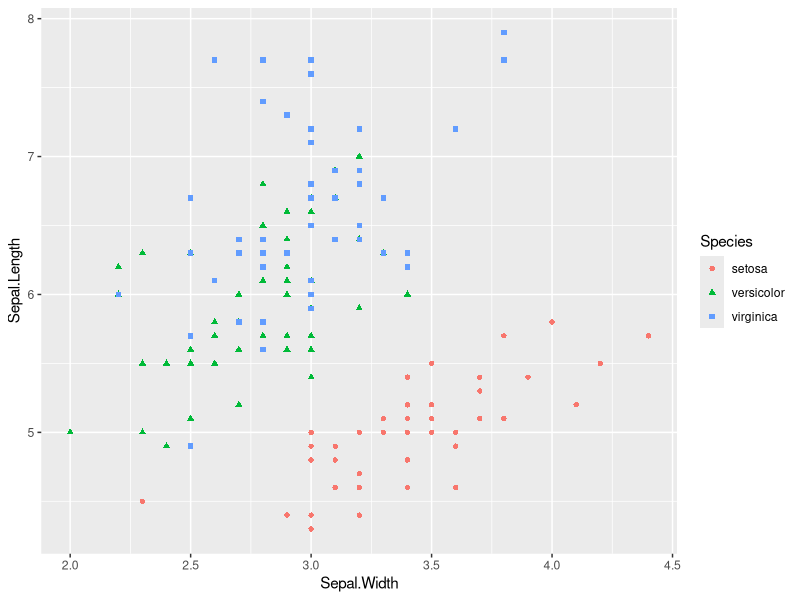
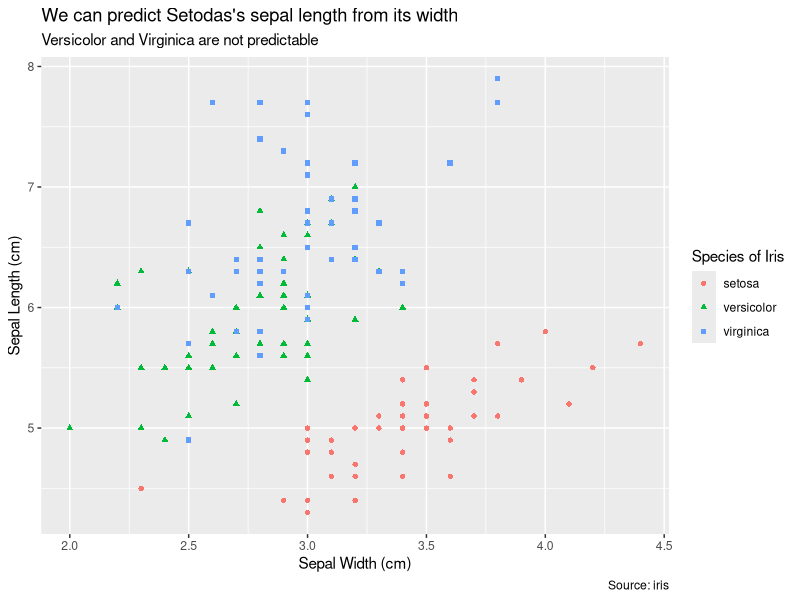
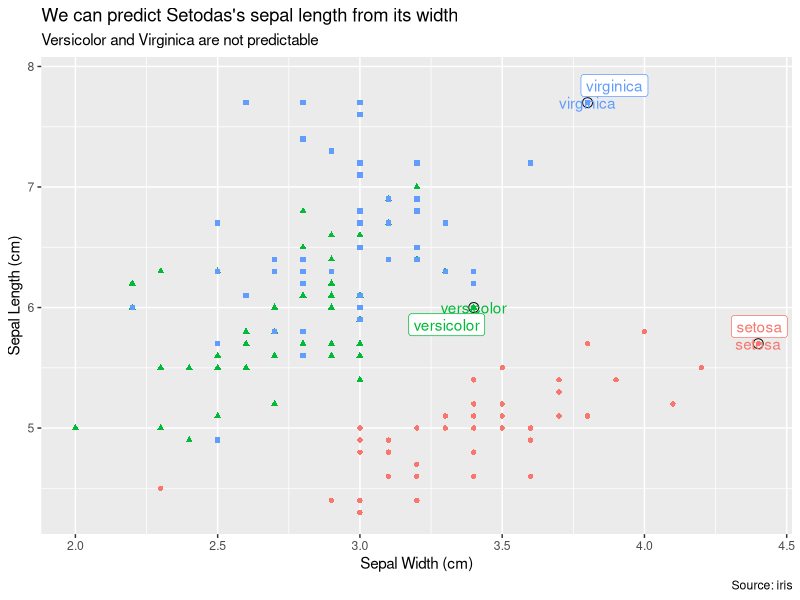

The R source for these figures, in order: (Note: this script raises an error after producing the figures.)
library(tidyverse)
install.packages("ggrepel")
library(ggrepel)

iris
head(iris)
tail(iris)
view(iris)

ggplot(data = iris, mapping = aes(x = Sepal.Width, y = Sepal.Length, color = Species, shape = Species)) +
  geom_point()

ggplot(data = iris, mapping = aes(x = Sepal.Width,
                                  y = Sepal.Length,
                                  color = Species,
                                  shape = Species)) +
  geom_point() +
  labs(x = "Sepal Width (cm)",
       y = "Sepal Length (cm)",
       title = "We can predict Setodas's sepal length from its width",
       subtitle = "Versicolor and Virginica are not predictable",
       caption = "Source: iris",
       shape = "Species of Iris",
       color = "Species of Iris")

# When you change the shape and the color of the legend, it makes it one legend instead of two

best_flower <- iris %>%
  group_by(Species) %>%
  filter(row_number(desc(Sepal.Width)) == 1)
head(best_flower)

ggplot(data = iris, mapping = aes(x = Sepal.Width,
                                  y = Sepal.Length)) +
  geom_point(aes(color = Species, shape = Species)) +
  geom_point(size = 3, shape = 1, color = "black", data = best_flower) +
  ggrepel::geom_label_repel(aes(color = Species, label = Species), data = best_flower) +
  geom_text(aes(color = Species, label = Species), data = best_flower) +
  labs(x = "Sepal Width (cm)",
       y = "Sepal Length (cm)",
       title = "We can predict Setodas's sepal length from its width",
       subtitle = "Versicolor and Virginica are not predictable",
       caption = "Source: iris") +
  theme(legend.position = "none")

label_data <- tibble(
  Speal.Width = 2.55,
  Sepal.Length = 4.5,
  label = "My Favorite Flower"
)

arrow_data <- data.frame(x1 = 2.5, y1 = 4.5, x2 = 2.35, y2 = 4.5)

ggplot(data = iris, mapping = aes(x = Sepal.Width, y = Sepal.Length)) +
  geom_point(aes(color = Species)) +
  geom_segment(aes(x = x1, y = y1, xend = x2, yend = y2), color = "purple", data = arrow_data, arrow = arrow(length = unit(0.1, "in"))) +
  geom_point(size = 3, shape = 1, color = "black", data = best_flower) +
  geom_text(aes(label = label), data = label_data, vjust = "center", hjust = "left") +
  ggrepel::geom_label_repel(aes(label = Species, color = Species), data = best_flower) +
  labs(x = "Sepal Width (cm)",
       y = "Sepal Length (cm)",
       title = "We can predict Setosa's sepal length from its width",
       subtitle = "Versicolor and Virginica are not predictable",
       caption = "Source: iris") +
  theme(legend.position = "none")

ggplot(data = iris, mapping = aes(x=Sepal.Width, 
                                  y = Sepal.Length, 
                                  color = Species,
                                  shape = Species)) +
  geom_point() +
  scale_shape_manual(values =  c(1, 5, 7)) +
  scale_x_log10() + scale_y_log10() +
  scale_color_manual(values = c("purple", "darkorange", "blue"))

ggplot(data = iris, mapping = aes(x=Sepal.Width, 
                                  y = Sepal.Length, 
                                  color = Species,
                                  shape = Species),
       size = 5) +
  geom_point() +
  scale_color_brewer(palette = "Set1") 

ggplot(data = iris, mapping = aes(x=Sepal.Width, 
                                  y = Sepal.Length, 
                                  color = Species,
                                  shape = Species),
       size = 5) +
  geom_point() +
  coord_cartesian(xlim = c(2,4), ylim = c(5,7), expand = FALSE) +
  scale_color_brewer(palette = "Set1") 

ggplot(data = iris, mapping = aes(x=Sepal.Width, 
                                  y = Sepal.Length, 
                                  color = Species,
                                  shape = Species)) +
  geom_point() +
  scale_shape_manual(values =  c(1, 5, 7)) +
  scale_x_log10() +
  scale_y_log10() +
  scale_color_manual(values = c(setosa = "purple", versicolor = "darkorange", virginica = "blue")) +
  labs(x = "Sepal Width (cm)",
       y = "Sepal Length (cm)",
       title = "This is where I would put a title") +
  theme(plot.title = element_text(hjust = .5))

ggplot(data = iris, mapping = aes(x = Sepal.Width, 
                                  y = Sepal.Length, color = Species, shape = Species)) +
  geom_point() +
  scale_shape_manual(values =  c(1, 5, 7)) +
  scale_x_log10() +
  scale_y_log10() +
  scale_color_manual(values = c("purple", "orange", "blue")) +
  labs(x = "Sepal Width (cm)",
       y = "Sepal Length (cm)",
       title = "This is where I would put a title",
       shape = "Species of Iris",
       color = "Species of Iris") +
  theme_bw()


averages <- iris %>% group_by(Species) %>%
  mutate(avglength = mean(Sepal.Length))
averages  

p + geom_hline(data = averages, mapping = aes(yintercept = avglength), color = "red")  
